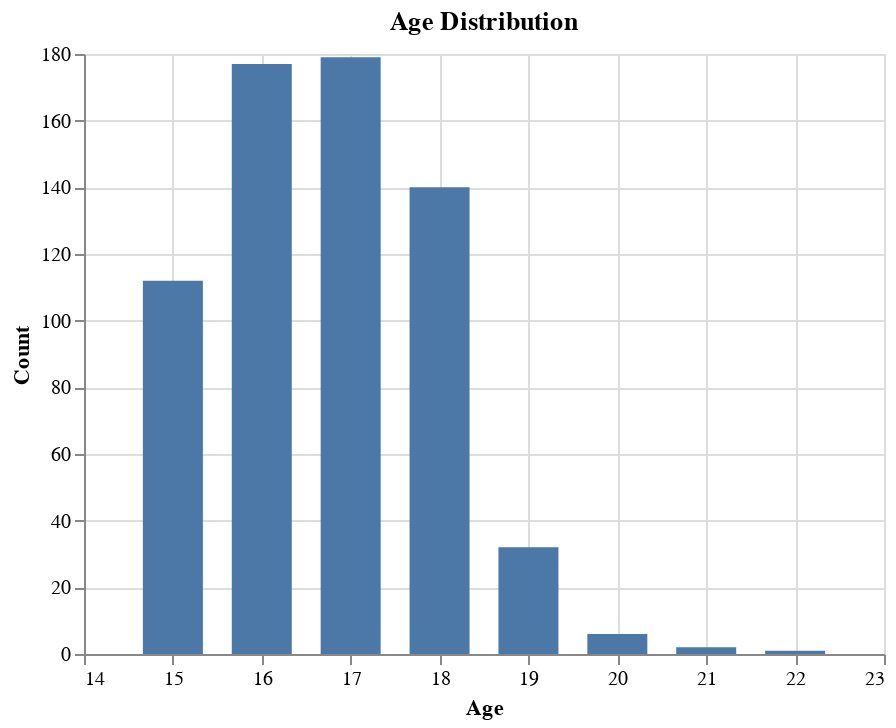

Notebook code for this chart:
### Code cell
alt.Chart(df_orig2).mark_bar(width = 30).encode(
    x=alt.X('age',title='Age'),
    y = alt.Y('count(age)',title='Count')
).properties(title='Age Distribution')

### Figure 1 — Vega-Lite specification as saved in the notebook (floating-point values rounded to 4 significant figures; data arrays with more than 128 entries replaced by an {"elided": "..."} marker saying what was removed)
{"config": {"view": {"continuousWidth": 400, "continuousHeight": 300}}, "data": {"name": "data-2598c03e4b3391988ca14a0c16e86572"}, "mark": {"type": "bar", "width": 30}, "encoding": {"x": {"type": "quantitative", "field": "age", "title": "Age"}, "y": {"type": "quantitative", "aggregate": "count", "field": "age", "title": "Count"}}, "title": "Age Distribution", "$schema": "https://vega.github.io/schema/vega-lite/v4.8.1.json", "datasets": {"data-2598c03e4b3391988ca14a0c16e86572": {"elided": "649 records"}}}
